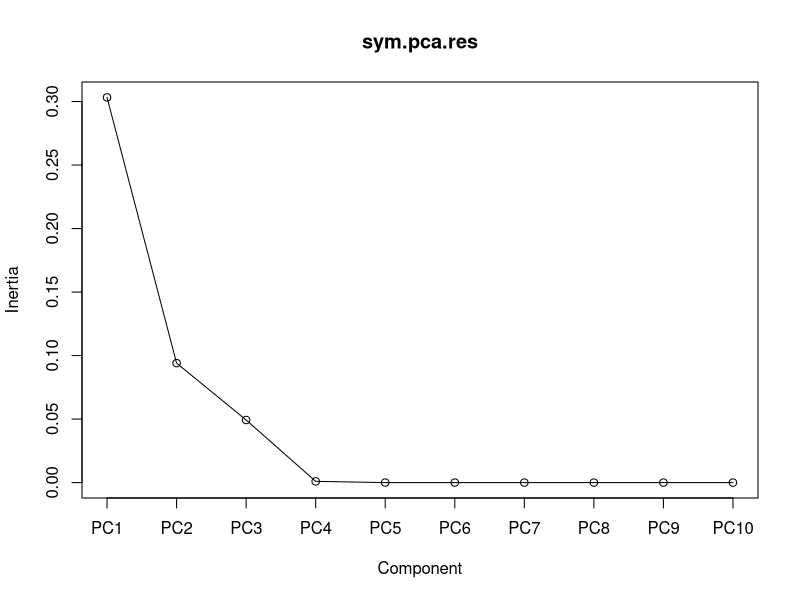
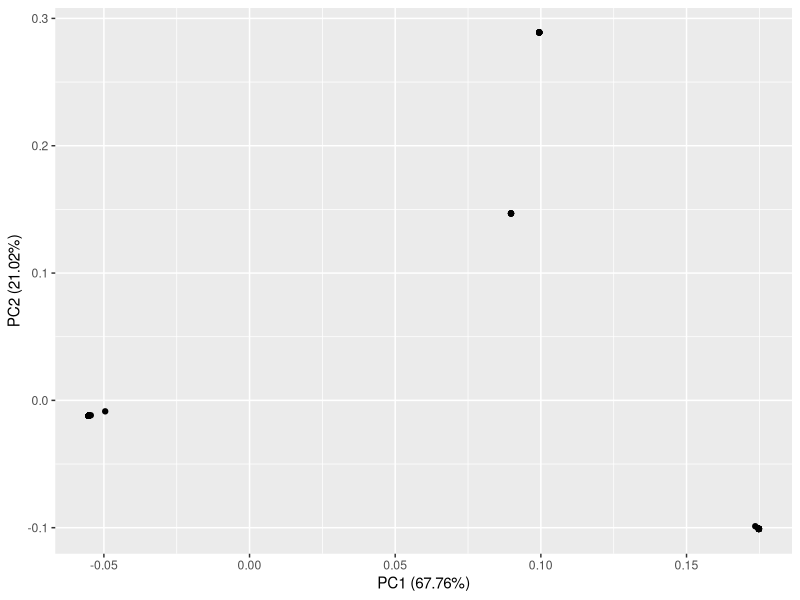
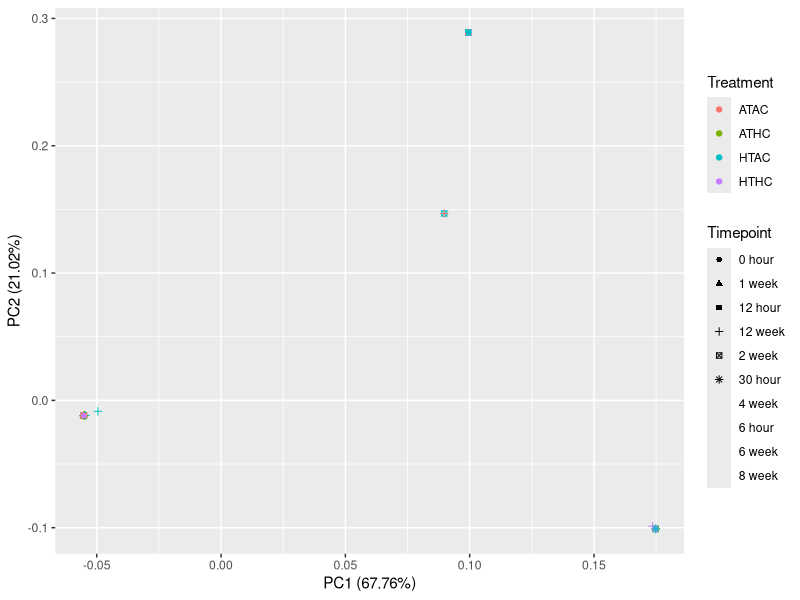
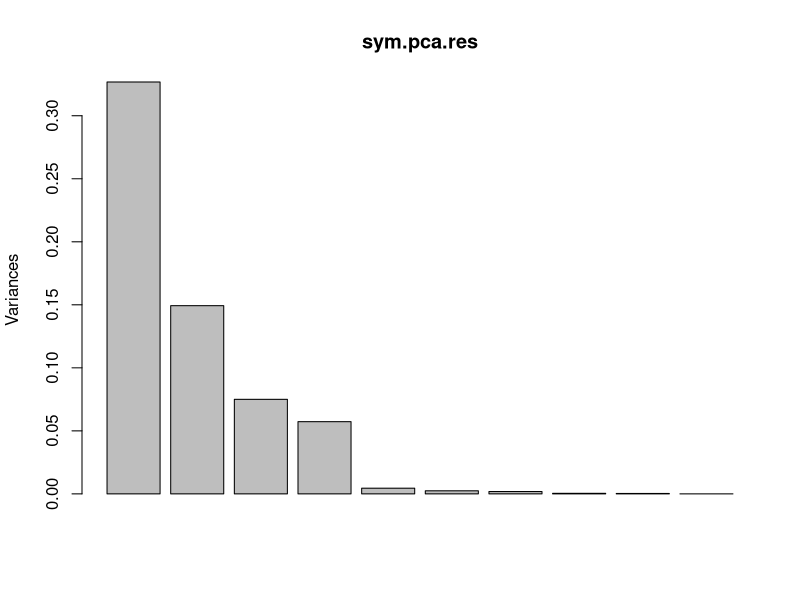
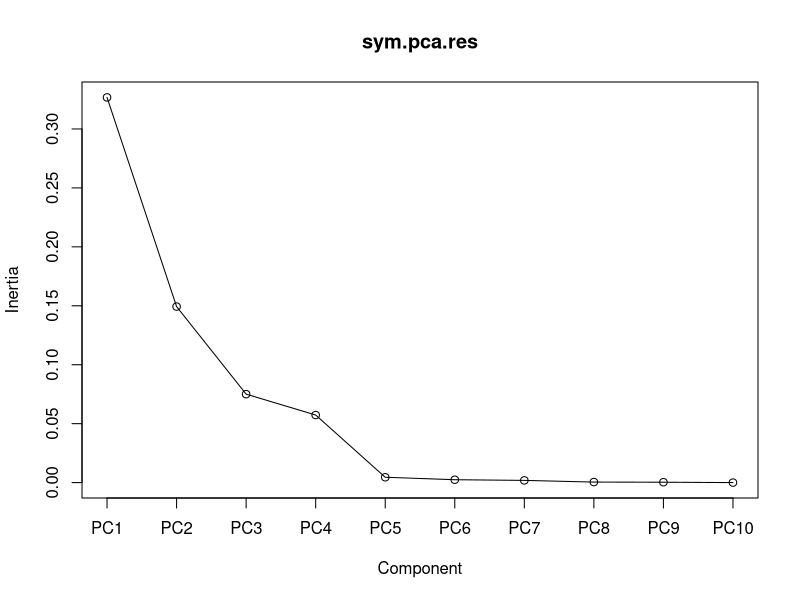
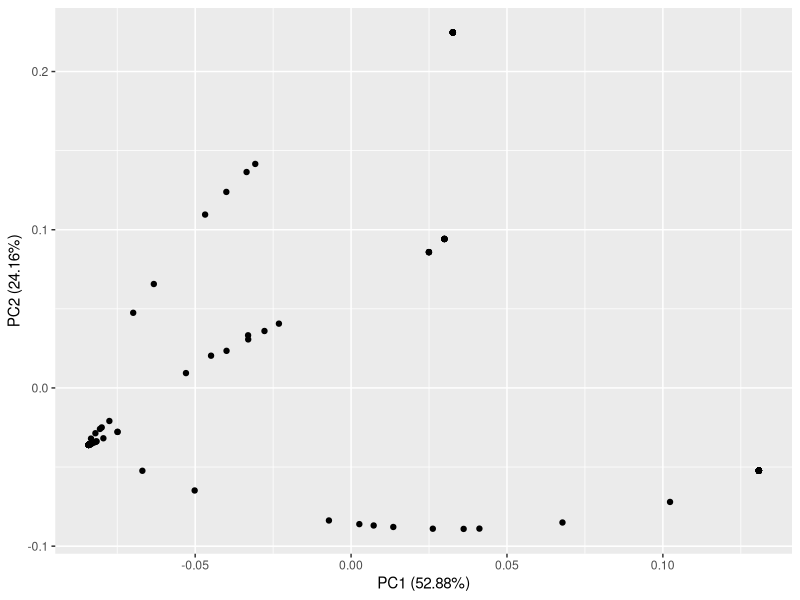
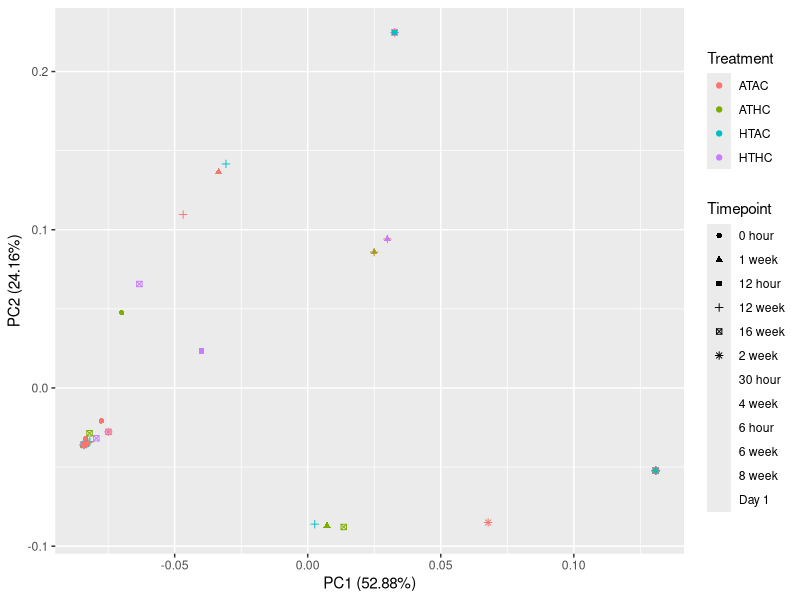
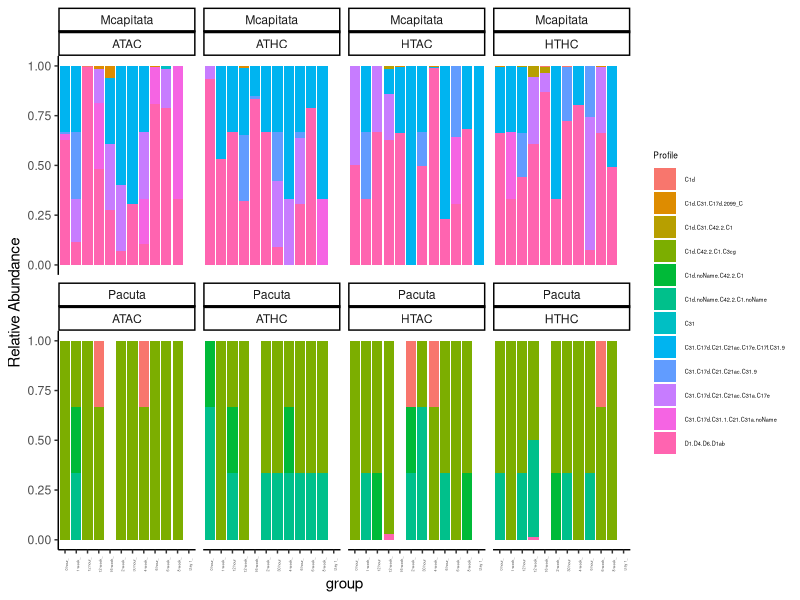

Recreate these plots in R, in order.
## ---- chunk 1
rm(list=ls()) 
## ---- chunk 2
knitr::opts_chunk$set(echo = TRUE, warning = FALSE, message = FALSE)

## install packages if you dont already have them
if (!require("tidyverse")) install.packages("tidyverse")
if (!require("lubridate")) install.packages("lubridate")
if (!require("vegan")) install.packages("vegan")
if (!require("ggfortify")) install.packages("ggfortify")

# load packages
library(tidyverse)
library(lubridate)
library(vegan)
library(ggfortify)

## ---- chunk 3
#read in ITS2 profile counts data generated by SymPortal
data <- read.csv("ITS2_seq/R_Input/ITS2_Profiles.csv", sep=",", header=TRUE)
rownames(data) <-data$sample_name 
otumat <- as.matrix(data[,-c(1)])
#otumat <- as.matrix(t(otumat))

#read in sample metadata
meta <- read.csv("Environmental_data/Master_Fragment.csv", header=T, sep=",", na.string="NA") %>% select(Plug_ID, Species, Timepoint, Temperature, Treatment, CO2)
meta$Plug_ID <- as.character(meta$Plug_ID)

samples <- read.csv("ITS2_seq/R_Input/Sample_variables.csv") %>% select(Plug_ID, sample) %>% rename(sample_name = sample)
samples$Plug_ID <- as.character(samples$Plug_ID)

meta <- full_join(meta, samples, by = "Plug_ID") %>% na.omit()
## ---- chunk 4
#Pacuta
Pact <- merge(data, meta, by="sample_name") # combine meta and ITS2 type profile data
Pact <- subset(Pact, Species == "Pacuta") # subset to only Pacuta 
Pact_meta <- Pact[,14:19] # select 
str(Pact_meta)
Pact_meta$Timepoint <- as.factor(Pact_meta$Timepoint)
rownames(Pact) <- Pact$sample_name
Pact <- as.matrix(Pact[,2:13])

Rel.Sym.Data <- Pact/rowSums(Pact) #calculate the Relative Abundance
N <- rowSums(Rel.Sym.Data) # calculate row sums of the relative abundnaces, should sum to 1
N #Display Row Sums, should all be 1

#Transform Relative Abundance Matrix using sqrt
Trans.Rel.Sym.Data <- sqrt(Rel.Sym.Data) #sqrt transform the matrix
Trans.Rel.Sym.Data #view data

##### PCA #####

sym.pca.res <- prcomp(Trans.Rel.Sym.Data, retx=TRUE) #principal components analysis on sym data
summary(sym.pca.res) #analysis summary

#use scree diagram to determine break in majority versus minority variation explaination components
screeplot(sym.pca.res, type="lines")

#plot the PCA
autoplot(sym.pca.res)
autoplot(sym.pca.res, data = Pact_meta, colour = 'Treatment', shape='Timepoint')

## ---- chunk 5
#Mcap
Mcap <- merge(data, meta, by="sample_name")
Mcap <- subset(Mcap, Species == "Mcapitata")
Mcap_meta <- Mcap[,14:19]
str(Mcap_meta)
Mcap_meta$Timepoint <- as.factor(Mcap_meta$Timepoint)
rownames(Mcap) <- Mcap$sample_name
Mcap <- as.matrix(Mcap[,2:13])

Rel.Sym.Data <- Mcap/rowSums(Mcap) #calculate the Relative Abundance
N <- rowSums(Rel.Sym.Data) # calculate row sums of the relative abundnaces, should sum to 1
N #Display Row Sums, should all be 1

#Transform Relative Abundance Matrix using sqrt
Trans.Rel.Sym.Data <- sqrt(Rel.Sym.Data) #sqrt transform the matrix
Trans.Rel.Sym.Data #view data

##### PCA #####

sym.pca.res <- prcomp(Trans.Rel.Sym.Data, retx=TRUE) #principal components analysis on sym data
summary(sym.pca.res) #analysis summary
plot(sym.pca.res)

#use scree diagram to determine break in majority versus minority variation explaination components
screeplot(sym.pca.res, type="lines")

#plot the PCA
autoplot(sym.pca.res)
autoplot(sym.pca.res, data = Mcap_meta, colour = 'Treatment', shape='Timepoint')
## ---- chunk 6
#All Data
Rel.data <- data[,2:13]/rowSums(data[,2:13]) ## exclude the first column bc it is not an integer 
Rel.data$sample_name <- rownames(Rel.data)
all.data <- merge(Rel.data, meta, by="sample_name")
all.data <- all.data[,-1]

Profile <- colnames(all.data[,1:12])
Profile 

df <- all.data %>%
  pivot_longer(cols = C1d.C42.2.C1.C3cg:D1.D4.D6.D1ab,
               names_to = c("Profile"),
               values_to="rel.abun")

#df$Timepoint <- as.numeric(df$Timepoint)
df$group <- paste0(df$Timepoint,sep="_",df$Rep)
str(df)

ggplot(data = df, mapping = aes(x = group, y = rel.abun, fill = Profile)) +
    geom_bar(position="fill", stat="identity") +
    facet_wrap(facets =  vars(Species, Treatment), ncol = 4)+
    ylab("Relative Abundance")+
    theme_classic()+
    theme(axis.text.x = element_text(size=rel(0.3),angle = 90))+
    guides(shape = guide_legend(override.aes = list(size = 0.2)))+
    guides(color = guide_legend(override.aes = list(size = 0.2)))+
    theme(legend.title = element_text(size = 6), 
               legend.text = element_text(size = 4))

#ggsave("Output/Final_Figures/rel.abund.its2.pdf")
#ggsave("Output/Final_Figures/rel.abund.its2.png")

## ---- chunk 7
## PERMANOVA
#MCAP
Mcap <- all.data %>%
  filter(Species == "Mcapitata")

MC.mat <- Mcap[,1:12]
MC.info <- Mcap[,13:18] 
MC.info %>% group_by(Treatment, Timepoint) %>% count("Rep") # checking sample sizes; should all be 3

MC.permanova <- adonis(MC.mat ~ Temperature*CO2*Timepoint, data=MC.info, method = "bray", permutations=999)
MC.permanova


Pact <- all.data %>%
  filter(Species == "Pacuta")

PA.mat <- Pact[,1:12]
PA.info <- Pact[,13:18]
PA.info %>% group_by(Treatment, Timepoint) %>% count("Rep") # checking sample sizes; should all be 3 except for TP11 HTHC

PA.permanova <- adonis(PA.mat ~ Temperature*CO2*Timepoint, data=PA.info, method = "bray", permutations=999)
PA.permanova
